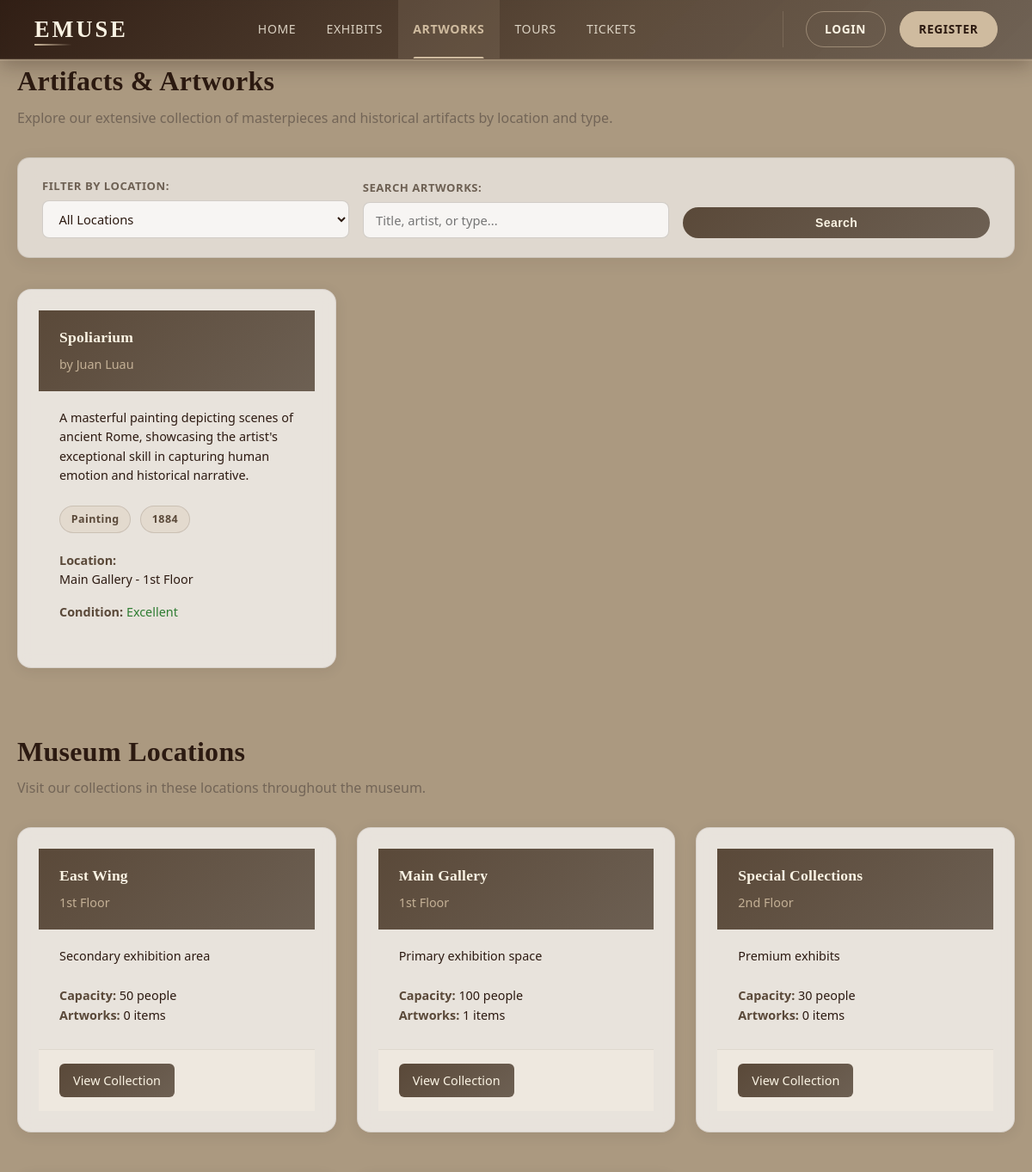
Page /user/artworks.php (upper part) on the earlier database version.
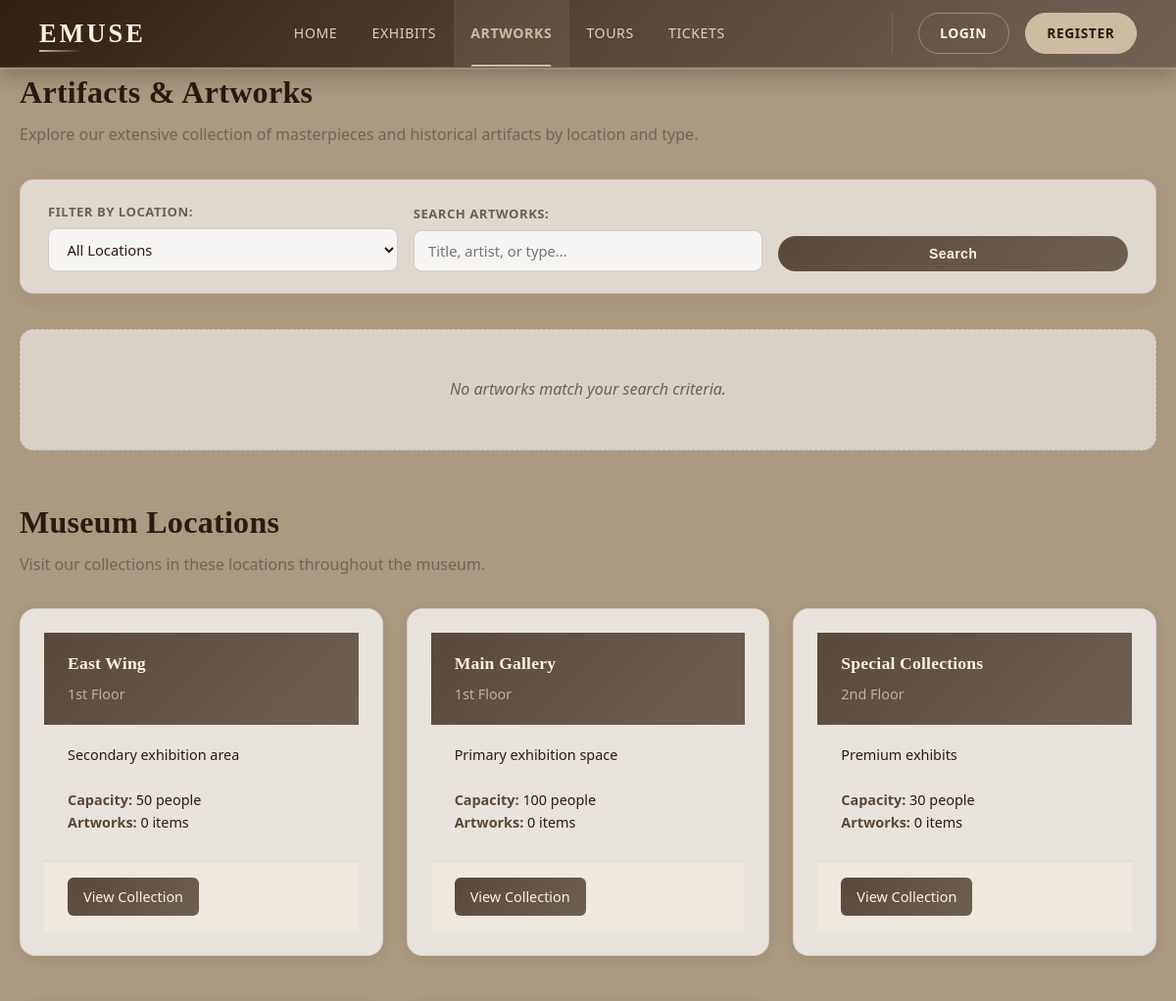
Same page on the later database version.
### tables this page shows
CREATE TABLE IF NOT EXISTS artworks (
    artwork_id INT PRIMARY KEY AUTO_INCREMENT,
    title VARCHAR(200) NOT NULL,
    artist VARCHAR(100),
    type ENUM('painting', 'sculpture', 'artifact', 'photograph', 'other') NOT NULL,
    description TEXT,
    year_created VARCHAR(20),
    exhibit_id INT,
    location_id INT,
    acquisition_date DATE,
    condition_status ENUM('excellent', 'good', 'fair', 'poor') DEFAULT 'good',
    image_path VARCHAR(255),
    created_at TIMESTAMP DEFAULT CURRENT_TIMESTAMP,
    FOREIGN KEY (exhibit_id) REFERENCES exhibits(exhibit_id) ON DELETE SET NULL,
    FOREIGN KEY (location_id) REFERENCES locations(location_id) ON DELETE SET NULL
);

CREATE TABLE IF NOT EXISTS locations (
    location_id INT PRIMARY KEY AUTO_INCREMENT,
    name VARCHAR(100) NOT NULL,
    floor VARCHAR(20),
    capacity INT,
    description TEXT
);

### user/artworks.php (the view, shortened to what the changed rows need)
<?php
require '../config/database.php';
include 'includes/header.php';
?>
    <div class="container">
        <div style="margin-bottom: 2rem;">
            <h1 class="section-title">Artifacts & Artworks</h1>
        </div>
        <div class="cards-grid">
            <?php
            try {
                $query = "SELECT a.artwork_id, a.title, a.artist, a.type, a.year_created,
                                 a.description, a.condition_status, l.name as location, l.floor,
                                 e.title as exhibit_title
                          FROM artworks a
                          LEFT JOIN locations l ON a.location_id = l.location_id
                          LEFT JOIN exhibits e ON a.exhibit_id = e.exhibit_id
                          WHERE 1=1";
                $params = [];
                $query .= " ORDER BY a.title ASC";
                $stmt = $pdo->prepare($query);
                $stmt->execute($params);
                $artworks = $stmt->fetchAll();
                if ($artworks) {
                    foreach ($artworks as $artwork) {
                        $type_label = ucfirst($artwork['type']);
                        ?>
                        <div class="card">
                            <div class="card-header">
                                <h3><?php echo htmlspecialchars($artwork['title']); ?></h3>
                                <p style="font-size: 0.9rem; margin-top: 0.5rem; opacity: 0.9;">
                                    by <?php echo htmlspecialchars($artwork['artist'] ?? 'Unknown Artist'); ?>
                                </p>
                            </div>
                            <div class="card-body">
                                <p><?php echo htmlspecialchars($artwork['description'] ?? 'No description available'); ?></p>
                                <div style="margin-top: 1rem; margin-bottom: 1rem;">
                                    <span class="location-badge"><?php echo htmlspecialchars($type_label); ?></span>
                                    <span class="location-badge"><?php echo htmlspecialchars($artwork['year_created'] ?? 'Date Unknown'); ?></span>
                                </div>
                                <p class="text-muted">
                                    <strong>Location:</strong><br>
                                    <?php echo htmlspecialchars($artwork['location'] ?? 'TBA'); ?>
                                    <?php if ($artwork['floor']): echo ' - ' . htmlspecialchars($artwork['floor']); endif; ?>
                                </p>
                                <p class="text-muted" style="margin-top: 0.5rem;">
                                    <strong>Condition:</strong>
                                    <span class="condition-<?php echo $artwork['condition_status']; ?>">
                                        <?php echo ucfirst($artwork['condition_status']); ?>
                                    </span>
                                </p>
                            </div>
                        </div>
                        <?php
                    }
                } else {
                    echo '<div class="no-data" style="grid-column: 1/-1;"><p>No artworks match your search criteria.</p></div>';
                }
            } catch (Exception $e) {
                echo '<div class="no-data" style="grid-column: 1/-1;"><p>Unable to load artworks. Please try again later.</p></div>';
            }
            ?>
        </div>
        <section style="margin-top: 3rem;">
            <h2 class="section-title">Museum Locations</h2>
            <div class="cards-grid">
                <?php
                try {
                    $stmt = $pdo->prepare("SELECT l.location_id, l.name, l.floor, l.capacity, l.description,
                                                  COUNT(a.artwork_id) as artwork_count
                                         FROM locations l
                                         LEFT JOIN artworks a ON l.location_id = a.location_id
                                         GROUP BY l.location_id
                                         ORDER BY l.floor, l.name");
                    $stmt->execute();
                    $locs = $stmt->fetchAll();
                    foreach ($locs as $loc) {
                        ?>
                        <div class="card">
                            <div class="card-header">
                                <h3><?php echo htmlspecialchars($loc['name']); ?></h3>
                                <p style="font-size: 0.9rem; margin-top: 0.5rem; opacity: 0.9;">
                                    <?php echo htmlspecialchars($loc['floor']); ?>
                                </p>
                            </div>
                            <div class="card-body">
                                <p><?php echo htmlspecialchars($loc['description']); ?></p>
                                <p class="text-muted" style="margin-top: 1rem;">
                                    <strong>Capacity:</strong> <?php echo $loc['capacity']; ?> people<br>
                                    <strong>Artworks:</strong> <?php echo $loc['artwork_count']; ?> items
                                </p>
                            </div>
                            <div class="card-footer">
                                <a href="artworks.php?location=<?php echo $loc['location_id']; ?>" class="btn btn-primary" style="padding: 0.5rem 1rem; font-size: 0.9rem;">View Collection</a>
                            </div>
                        </div>
                        <?php
                    }
                } catch (Exception $e) {}
                ?>
            </div>
        </section>
    </div>
<?php include 'includes/footer.php'; ?>

Differences in the rows shown:
removed artworks: title "Spoliarium", artist "Juan Luau", description "A masterful painting depicting scenes of ancient Rome, showcasing the artist's exceptional skill in capturing human emotion and historical narrative.", type "Painting", year_created "1884", location.name "Main Gallery", location.floor "1st Floor", condition_status "Excellent"
computed for locations "Main Gallery": artwork_count "1" → "0"
Other differences:
text now shown: "No artworks match your search criteria."
